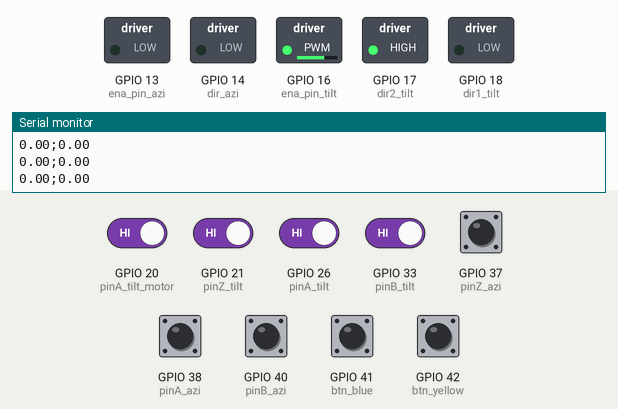
A sketch run on a simulated ESP32. Parts: switched loads named in the sketch (green lamp = pin HIGH), the last lines printed to the serial monitor. Inputs (shaded band) come from the test bench; at power-on: GPIO 20 (pinA_tilt_motor), GPIO 21 (pinZ_tilt), GPIO 26 (pinA_tilt), GPIO 33 (pinB_tilt), GPIO 37 (pinZ_azi), GPIO 38 (pinA_azi), GPIO 40 (pinB_azi), GPIO 41 (btn_blue), GPIO 42 (btn_yellow) HIGH.

Above: at 1.8 s.
1.9 s: GPIO 41 (btn_blue) pulled LOW for 0.15 s
At 3.0 s:
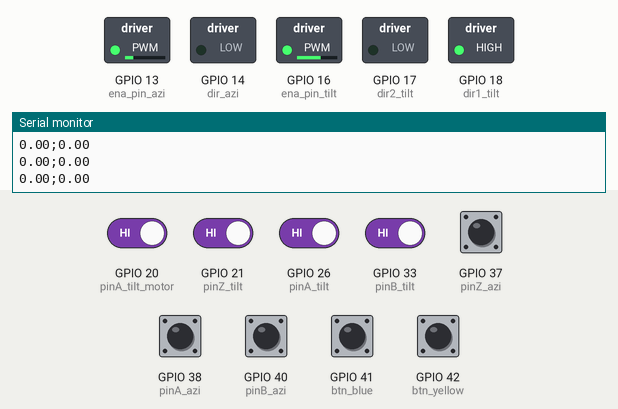
3.5 s: GPIO 26 (pinA_tilt) driven LOW
At 3.8 s:
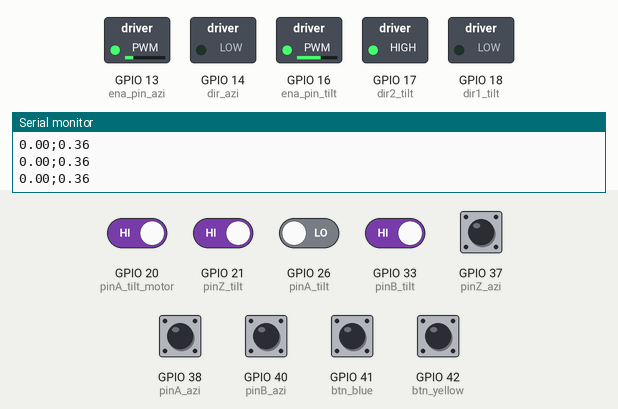
5.0 s: GPIO 38 (pinA_azi) pulled LOW for 0.15 s
At 6.2 s:
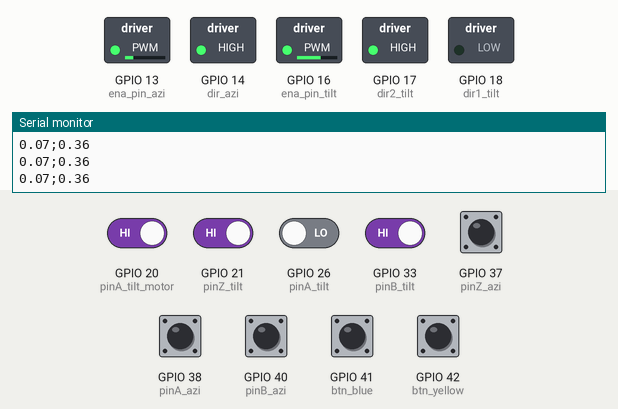
6.6 s: GPIO 33 (pinB_tilt) driven LOW
At 7.4 s:
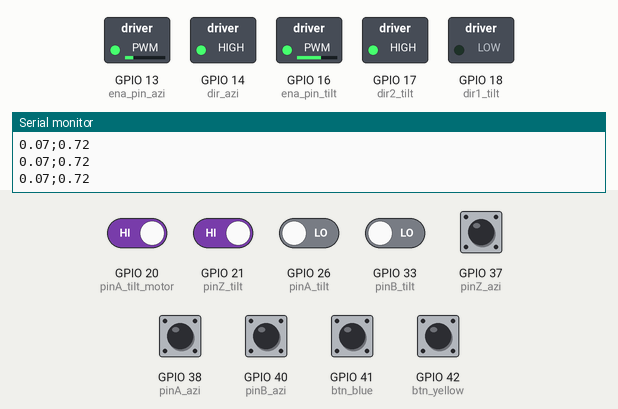
8.1 s: GPIO 40 (pinB_azi) pulled LOW for 0.15 s
At 8.5 s:
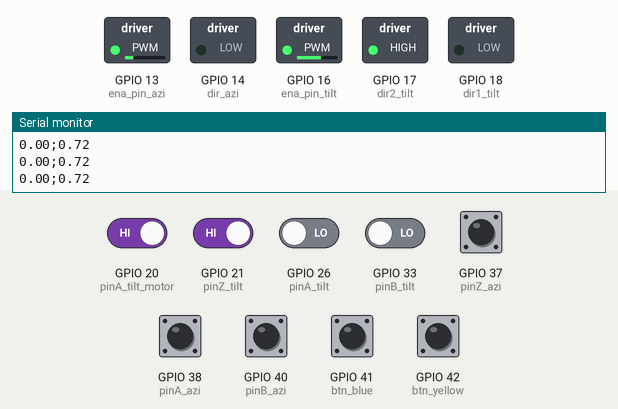
9.7 s: GPIO 38 (pinA_azi) pulled LOW for 1 s
At 11.0 s:
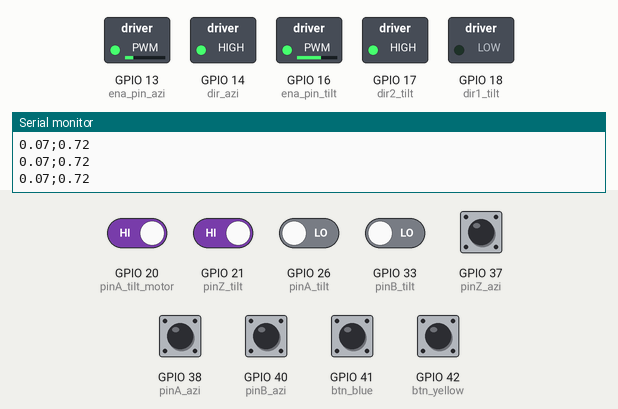
Timing chart, 0 to 12.7 s (numbered marks = the images above; inputs shaded):
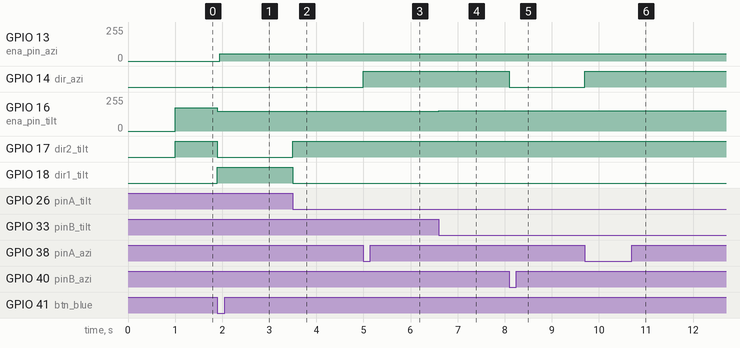

Measured:
- after the input at 1.9 s, GPIO 13 (ena_pin_azi): 0/255 → 53/255 at once; GPIO 16 (ena_pin_tilt): 174/255 → 149/255 at once; GPIO 17 (dir2_tilt): HIGH → LOW at once; GPIO 18 (dir1_tilt): LOW → HIGH at once
- after the input at 3.5 s, GPIO 16 (ena_pin_tilt): 149/255 → 150/255 at once; GPIO 17 (dir2_tilt): LOW → HIGH at once; GPIO 18 (dir1_tilt): HIGH → LOW at once
- after the input at 5.0 s, GPIO 14 (dir_azi): LOW → HIGH at once
- after the input at 6.6 s, GPIO 16 (ena_pin_tilt): 150/255 → 151/255 at once
- after the input at 8.1 s, GPIO 14 (dir_azi): HIGH → LOW at once
- after the input at 9.7 s, GPIO 14 (dir_azi): LOW → HIGH at once

The sketch:

MotorCode.ino
```cpp
float tiltInDegrees = 0;
float aziInDegrees = 0;
float angleAzi = 0;
float angleTilt = 0;

//encoder_Azimut pins
static int pinA_azi = 38;  //Pin A
static int pinB_azi = 40;  //Pin B
static int pinZ_azi = 37;  //Pin Z

//Motor_Azimut pins:
static int ena_pin_azi = 13;  //enable pin controls the motor speed with PWM
static int dir_azi = 14;      // logic input 1

//encoder_tilt pins
static int pinA_tilt = 26;  //Pin A
static int pinB_tilt = 33;  //Pin B
static int pinZ_tilt = 21;  //Pin Z

//Encoder_tilt_motor pins
static int pinA_tilt_motor = 20;  //Pin A

//Motor_tilt pins:
static int ena_pin_tilt = 16;  //enable pin controls the motor speed with PWM
static int dir1_tilt = 18;     // logic input 1
static int dir2_tilt = 17;     //logic input 2

//btn
static int btn_yellow = 42;
static int btn_blue = 41;

//-------------------------------------------------------------------------------//
#include "soc/gpio_struct.h"
#include "driver/gpio.h"
//#include <WiFi.h>
#include "esp_timer.h"  //used for setting a specific sampling rate
// Fast read
#define READ_PIN(pin) ((pin) < 32 ? ((GPIO.in >> (pin)) & 1) : ((GPIO.in1.val >> ((pin)-32)) & 1))

//Vars for encoder azimut
volatile int pos_azi = 0;
volatile int rot_azi = 0;

//Vars for encoder tilt
volatile int pos_tilt = 0;
volatile int rot_tilt = 0;

//Vars for button interrupt
//Needs to be used for emergency braking
volatile bool yellow_interrupt = false;
volatile bool blue_interrupt = false;

//variables for intercore communication
volatile float targetAzi = 0;  //input angle from PI or PC
volatile float targetTilt = 0;
volatile float currentAzi = 0;
volatile float currentTilt = 0;

//Vars for P controller
static float controllerGainAzi = 24.83;  //from simulated model
static float controllerGainTilt = 4.32;  // from simulated model
static int aziOffset = 110;              // 110 - minimum voltage required for the azimut motor to run
static int tiltOffset = 300;              // 300 - minimum voltage required for the tilt motor to run
static int sampleRate = 200;              // sample rate in micros seconds
//------------------MAX 150 micros seconds right now!!!!!!!

//WiFiServer server(1234);  // TCP server on port 1234
//WiFiClient client;

//setting up 2 cores to run in parallel (FreeRTOS)
TaskHandle_t core1;
TaskHandle_t core2;
SemaphoreHandle_t targetAngleMutex;   //for safe passing of variables between the two cores
SemaphoreHandle_t currentAngleMutex;  //for safe passing of variables between the two cores

void setup() {

  pinSetup();

  init_serial();

  attachInt();

  targetAngleMutex = xSemaphoreCreateMutex();   // Create the lock for target angle
  currentAngleMutex = xSemaphoreCreateMutex();  // Create the lock for current angle


  xTaskCreatePinnedToCore(
    Core1Loop,      /* Task function. */
    "16384 Loop", /* name of task. */
    16384,          /* Stack size of task */
    NULL,           /* parameter of the task */
    3,              /* priority of the task */
    &core1,         /* Task handle to keep track of created task */
    1);             /* pin task to core 0 */

  xTaskCreatePinnedToCore(
    Core2Loop,            /* Task function. */
    "Communication Loop", /* name of task. */
    16384,                /* Stack size of task */
    NULL,                 /* parameter of the task */
    1,                    /* priority of the task */
    &core2,               /* Task handle to keep track of created task */
    0);                   /* pin task to core 0 */

  disableCore1WDT();  //Disables watchdog on core1 as maintance is handled by core 0

  tiltHome();  // We need to home before the timer starts, form there everything is automatic

  init_sample_rate_timer();  //start sample rate timer
}


void Core1Loop(void* pvParameters) {

  while (true) {
    ulTaskNotifyTake(pdTRUE, portMAX_DELAY);  // Sleep until timer pulses
    controlCode();                            // Runs on Core 1
  }
}


void Core2Loop(void* pvParameters) {
  while (true) {
    vTaskDelay(5 / portTICK_PERIOD_MS);  // essential to ensure watchdog timer is not triggered
    get_serial_cmd();
    send_serial_pos();
  }
}

float convertPulsesToAngle(float pos, int gearing) {
  float position = (pos / (gearing * 1000)) * 360;  // current position converted to degrees
  return position;
}

//never used
void loop() {}
```

MotorControl.ino
```cpp
void tiltHome() {
  digitalWrite(dir1_tilt, 0);  // homing
  digitalWrite(dir2_tilt, 1);
  analogWrite(ena_pin_tilt, 350);

  while (digitalRead(btn_blue) == true) {
    //wait til the blue wired button is hit, ensuring we home
  }
  //turn off
  analogWrite(ena_pin_tilt, 0);
  digitalWrite(dir1_tilt, 0);
  digitalWrite(dir2_tilt, 0);
  pos_tilt = 0;  //setting starting position to 0
}

int gearing;  //gearing used in the encoders
void controlCode() {
  //Converting volitile variables to non-volitile
  if (xSemaphoreTake(targetAngleMutex, portMAX_DELAY)) {
    angleAzi = targetAzi;
    angleTilt = targetTilt;
    xSemaphoreGive(targetAngleMutex);
  }
  //-----------------TILT CONTROL--------------------
  gearing = 1;  // which gearing is running on the sensor
  tiltInDegrees = convertPulsesToAngle(pos_tilt, gearing);
  float error = angleTilt - tiltInDegrees;
  float deltaVolt = error * controllerGainTilt;
  setVelocity(deltaVolt, ena_pin_tilt, tiltOffset);
  //----------------AZIMUT CONTROL-------------------
  gearing = 5;  //gearing on sensor for azimuth
  aziInDegrees = convertPulsesToAngle(pos_azi, gearing);
  error = angleAzi - aziInDegrees;  //calculate error
  deltaVolt = error * controllerGainAzi;
  setVelocity(deltaVolt, ena_pin_azi, aziOffset);
  // -------- update position to PC or PI --------------
  if (xSemaphoreTake(currentAngleMutex, portMAX_DELAY)) {  //update current position
    currentTilt = tiltInDegrees;
    currentAzi = aziInDegrees;
    xSemaphoreGive(currentAngleMutex);
  }
}
//Note: motor = 0 -> Azimut motor
//      motor = 1 -> Tilt motor
void setVelocity(float deltaVolt, int motor, float offset) {
  bool direction = 1;
  float velocity = 0;
  if (deltaVolt < 0) {                   // ensures the offset is inverted if the delta volt is negative
    velocity = offset + abs(deltaVolt);  //get the absolute value, cant use negative values
    direction = 0;                       //change direction
  } else {
    velocity = offset + deltaVolt;
    direction = 1;
  }
  if (velocity > 511) {  //capping so this is the max speed
    velocity = 511;
  }
  //----------------AZIMUT MOTOR CONTROL-------------------
  if (motor == ena_pin_azi) {
    analogWrite(ena_pin_azi, 0);         // prevents short circuit
    delayMicroseconds(5);                // needed to take care of time delay. Recorded 2.3 us delay from switching
    digitalWrite(dir_azi, !direction);   //control direction
    analogWrite(ena_pin_azi, velocity);  //control speed
  }
  //-----------------TILT MOTOR CONTROL--------------------
  else if (motor == ena_pin_tilt) {
    digitalWrite(dir1_tilt, direction);  //control direction
    digitalWrite(dir2_tilt, !direction);
    analogWrite(ena_pin_tilt, velocity);  //control speed
  }
}
```

init.ino
```cpp
//Interrups:
//Azimut:
void IRAM_ATTR PinA_R_azi() {
  if (READ_PIN(pinB_azi) == 1) {  //Pin B is high, Pin A is rising
    pos_azi=pos_azi-1;
  } else {  //Pin B is low, Pin A is rising
    pos_azi=pos_azi+1;
  }
}
void IRAM_ATTR PinA_F_azi() {
  if (READ_PIN(pinB_azi) == 1) {  //Pin B is high, Pin A is falling
    pos_azi=pos_azi+1;
  } else {  //Pin B is low, Pin A is falling
    pos_azi=pos_azi-1;
  }
}
void IRAM_ATTR PinB_R_azi() {
  if (READ_PIN(pinA_azi) == 1) {  //Pin A is high, Pin B is rising
    pos_azi=pos_azi+1;
  } else {  //Pin A is low, Pin B is rising
    pos_azi=pos_azi-1;
  }
}
void IRAM_ATTR PinB_F_azi() {
  if (READ_PIN(pinA_azi) == 1) {  //Pin A is high, Pin B is falling
    pos_azi=pos_azi-1;
  } else {  //Pin a is low, Pin B is falling
    pos_azi=pos_azi+1;
  }
}
void IRAM_ATTR PinZ_R_azi() {
  if (READ_PIN(pinZ_azi) == 1) {  //Pin A is high, Pin Z is Rising
    //rot_azi++;
  } else {
    //rot_azi--;
  }
}

//Tilt:
void IRAM_ATTR PinA_R_tilt() {
  if (READ_PIN(pinB_tilt) == 1) {  //Pin B is high, Pin A is rising
    pos_tilt=pos_tilt-1;
  } else {  //Pin B is low, Pin A is rising
    pos_tilt=pos_tilt+1;
  }
}
void IRAM_ATTR PinA_F_tilt() {
  if (READ_PIN(pinB_tilt) == 1) {  //Pin B is high, Pin A is falling
    pos_tilt=pos_tilt+1;
  } else {  //Pin B is low, Pin A is falling
    pos_tilt=pos_tilt-1;
  }
}
void IRAM_ATTR PinB_R_tilt() {
  if (READ_PIN(pinA_tilt) == 1) {  //Pin A is high, Pin B is rising
    pos_tilt=pos_tilt+1;
  } else {  //Pin A is low, Pin B is rising
    pos_tilt=pos_tilt-1;
  }
}
void IRAM_ATTR PinB_F_tilt() {
  if (READ_PIN(pinA_tilt) == 1) {  //Pin A is high, Pin B is falling
    pos_tilt=pos_tilt-1;
  } else {  //Pin a is low, Pin B is falling
    pos_tilt=pos_tilt+1;
  }
}
void IRAM_ATTR PinZ_R_tilt() {
  if (READ_PIN(pinZ_tilt) == 1) {  //Pin A is high, Pin Z is Rising
    //rot_tilt++;
  } else {
    //rot_tilt--;
  }
}

//tilt buttons
void IRAM_ATTR btnYellowInterrupt() {
  yellow_interrupt = !READ_PIN(btn_yellow);
}

void IRAM_ATTR btnBlueInterrupt() {
  blue_interrupt = !READ_PIN(btn_blue);
}

// Samplerate timer interrupt
void IRAM_ATTR timer_callback(void* arg) {
BaseType_t higherWoken = pdFALSE;
    vTaskNotifyGiveFromISR(core1, &higherWoken);
    if(higherWoken) portYIELD_FROM_ISR();
}


void attachInt() {
  //Interrups:
  //Azi
  attachInterrupt(digitalPinToInterrupt(pinA_azi), PinA_R_azi, RISING);
  attachInterrupt(digitalPinToInterrupt(pinA_azi), PinA_F_azi, FALLING);
  attachInterrupt(digitalPinToInterrupt(pinB_azi), PinB_R_azi, RISING);
  attachInterrupt(digitalPinToInterrupt(pinB_azi), PinB_F_azi, FALLING);
  attachInterrupt(digitalPinToInterrupt(pinZ_azi), PinZ_R_azi, RISING);
  //Tilt
  attachInterrupt(digitalPinToInterrupt(pinA_tilt), PinA_R_tilt, RISING);
  attachInterrupt(digitalPinToInterrupt(pinA_tilt), PinA_F_tilt, FALLING);
  attachInterrupt(digitalPinToInterrupt(pinB_tilt), PinB_R_tilt, RISING);
  attachInterrupt(digitalPinToInterrupt(pinB_tilt), PinB_F_tilt, FALLING);
  attachInterrupt(digitalPinToInterrupt(pinZ_tilt), PinZ_R_tilt, RISING);
  //buttons
  attachInterrupt(digitalPinToInterrupt(btn_blue), btnBlueInterrupt, FALLING);
  attachInterrupt(digitalPinToInterrupt(btn_yellow), btnYellowInterrupt, FALLING);
}

void init_sample_rate_timer() {

    // Declare a timer handle
  esp_timer_handle_t periodic_timer;

  // Define the timer creation arguments
  const esp_timer_create_args_t timer_args = {
    .callback = &timer_callback,
    .name = "my_periodic_timer"
  };
  // Create the timer
  ESP_ERROR_CHECK(esp_timer_create(&timer_args, &periodic_timer));

  // 3. Start the Timer Periodically
  ESP_ERROR_CHECK(esp_timer_start_periodic(periodic_timer, sampleRate));
}

void pinSetup() {
  //Init azi pins
  //Motor:
  pinMode(ena_pin_azi, OUTPUT);
  analogWriteFrequency(ena_pin_azi, 20000); // 19kHz frequency for the PWM signal
   analogWriteResolution(ena_pin_azi, 9); // 2^9 resolution
  pinMode(dir_azi, OUTPUT);
  digitalWrite(ena_pin_azi, 0);
  digitalWrite(dir_azi, 0);

  //Encoder:
  pinMode(pinA_azi, INPUT_PULLUP);
  pinMode(pinB_azi, INPUT_PULLUP);
  pinMode(pinZ_azi, INPUT_PULLUP);

  //Init tilt:
  //Motor:
  pinMode(ena_pin_tilt, OUTPUT);
  analogWriteFrequency(ena_pin_tilt, 20000); // 2kHz frequency for the PWM signal - sets resolution to 2^9 (512)
  analogWriteResolution(ena_pin_tilt, 9); // 2^9 resolution
  pinMode(dir1_tilt, OUTPUT);
  pinMode(dir2_tilt, OUTPUT);
  digitalWrite(ena_pin_tilt, 0);
  digitalWrite(dir1_tilt, 0);
  digitalWrite(dir2_tilt, 0);

  //Encoder:
  pinMode(pinA_tilt, INPUT_PULLUP);
  pinMode(pinB_tilt, INPUT_PULLUP);
  pinMode(pinZ_tilt, INPUT_PULLUP);

  //Encoder_motor:
  pinMode(pinA_tilt_motor, INPUT_PULLUP);

  //buttons:
  pinMode(btn_yellow, INPUT_PULLUP);
  pinMode(btn_blue, INPUT_PULLUP);
}
```

serialComms.ino
```cpp
void init_serial() {
  Serial.begin(115200);
  Serial.setTimeout(50);  //50 ms timeout
  delay(1000);            //wait for serialport
}

//1 bit is used to define motor (0 = azi, 1=tilt)
//12 bits are required to send 360 degrees with 0.1 degree resolution.
//This is sent as 3600 then divided locally
//3 bits CAN be used for CRC (currently not implemented)
//then ; as end
void get_serial_cmd() {
  if (Serial.available()>2) {
    byte recv_bytes[2];
    int read_bytes = Serial.readBytesUntil(';', recv_bytes, sizeof(recv_bytes));

    if (read_bytes != 2) {
      while (Serial.available() > 0) Serial.read();  // clear input buffer
      return;
    }
    byte b1 = recv_bytes[0];
    byte b2 = recv_bytes[1];

    Serial.read();


    uint16_t degrees = (uint16_t)(b1 << 8) | b2;
    bitClear(degrees, 15);
    degrees = degrees >> 3;
    float deg = degrees * 0.1;

    if (bitRead(b1, 7) == 0) {
      //Serial.print("azi degrees: ");
      //Serial.println(deg);
      if (xSemaphoreTake(targetAngleMutex, portMAX_DELAY)) {  //ensures safe passing
        targetAzi = deg;
        xSemaphoreGive(targetAngleMutex);
      }
    } else {
      //Serial.print("tilt degrees: ");
      //Serial.println(deg);
      if (xSemaphoreTake(targetAngleMutex, portMAX_DELAY)) {  //ensures safe passing
        targetTilt = deg;
        xSemaphoreGive(targetAngleMutex);
      }
    }
  }
}

void send_serial_pos() {
  //Input should be in degrees
  float tempAzi;
  float tempTilt;
  if (xSemaphoreTake(currentAngleMutex, portMAX_DELAY)) {  //ensures safe passing
    tempTilt = currentTilt;
    tempAzi = currentAzi;
    xSemaphoreGive(currentAngleMutex);
  }
  Serial.print(tempAzi);
  Serial.print(";");
  Serial.print(tempTilt);
  Serial.println("");  // /n
}
```
